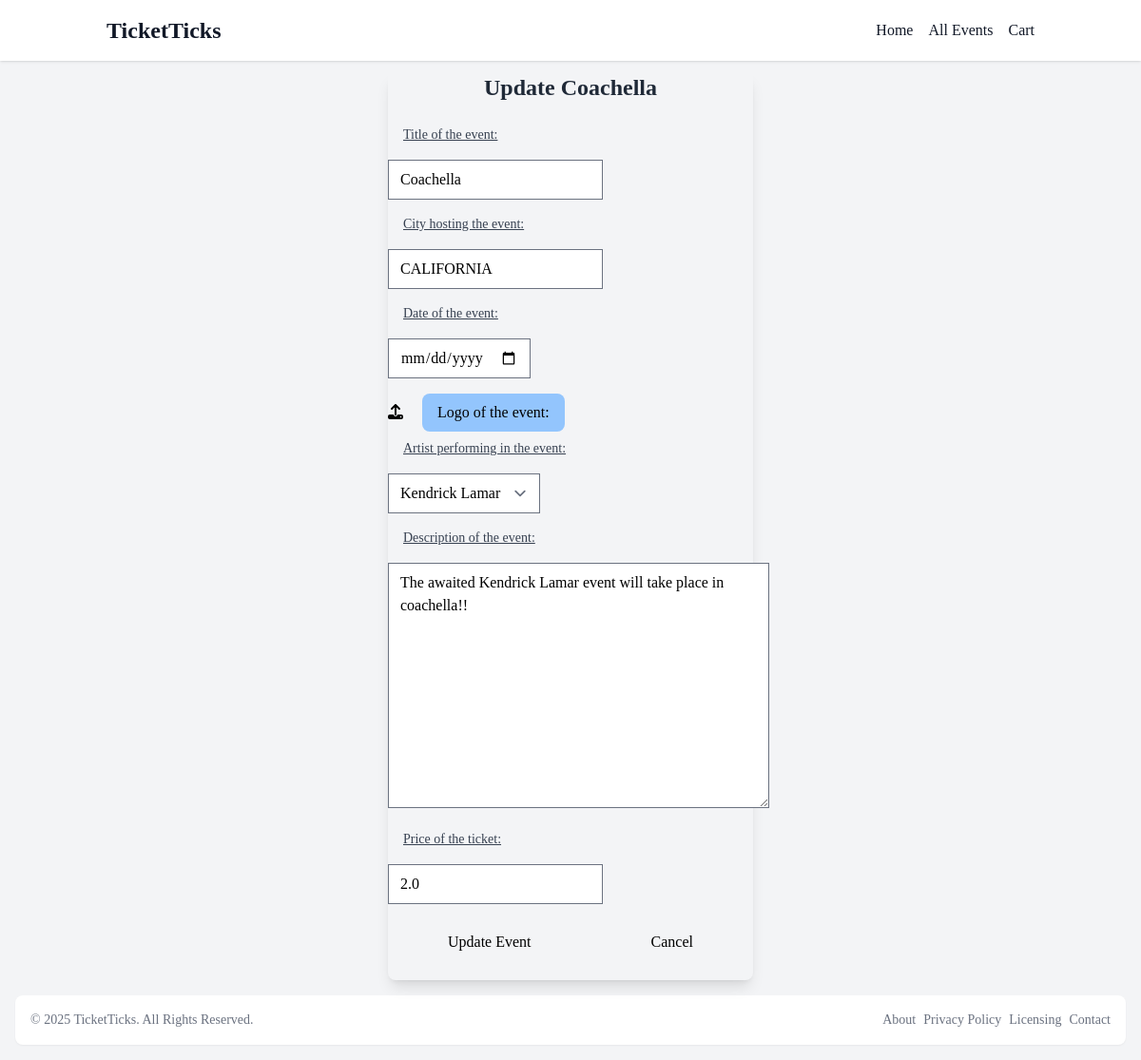
The page /detail/coachella/update/ on the database its author committed.
### events/models.py (models this page shows, shortened)
class Event(models.Model):
    title = models.CharField(max_length=150)
    city = models.CharField(max_length=150)
    date = models.DateField()
    logo = models.ImageField(upload_to='logos',blank=True,null=True)
    artist = models.ForeignKey(Artist, on_delete=models.CASCADE,null=True,related_name='events')
    slug = models.SlugField(unique=True,blank=True)
    description = models.TextField(max_length=250)
    ticket_price = models.FloatField()

### events/views.py (the view)
# urls.py: path('detail/<slug:slug>/update/',views.EventUpdateView.as_view(),name='update-event'),
class EventUpdateView(UpdateView):
    model = Event
    form_class = EventForm
    template_name = 'events/update_event.html'
    success_url = reverse_lazy('home')

### events/forms.py
class EventForm(forms.ModelForm):
    class Meta:
        model = Event
        fields = '__all__'
        exclude = ['slug']
        labels = {
            'title':'Title of the event',
            'city':'City hosting the event',
            'date':'Date of the event',
            'ticket_price':'Price of the ticket',
            'artist':'Artist performing in the event',
            'description':'Description of the event',
            'logo':'Logo of the event'
        }
        widgets = {
            'date': forms.DateInput(format='%d/%m/%Y', attrs={'type': 'date'}),
        }

### events/models.py (called while the page is built)
    def __str__(self):
        return self.name

### theme/templates/events/update_event.html (shortened to what this page needs)
{% extends "events/base.html" %} {% block title %}Create Event{% endblock%}
{%block content%}
<div class="flex items-center justify-center min-h-screen my-3">
	<form
		action=""
		method="POST"
		class="rounded-lg shadow-lg w-full sm:w-96"
		enctype="multipart/form-data"
	>
		<h2 class="text-2xl font-semibold text-center text-gray-800 mb-6">
			Update {{event.title}}
		</h2>
		{% for field in form %}
		<div class="mb-4">
			{% if field.name == 'logo' %}
			<i class="fa-solid fa-upload"></i>
			<label
				for="{{ field.id_for_label }}"
				class="inline-block bg-blue-300 px-4 py-2 rounded-lg cursor-pointer hover:bg-blue-700 focus:outline-none focus:ring-2 focus:ring-blue-500 mb-2 ml-4"
			>
				{{ field.label_tag}}
			</label>
			{% else %}
			<label
				for="{{ field.id_for_label }}"
				class="block text-sm font-medium text-gray-700 ml-4 underline"
				>{{ field.label_tag }}</label
			>
		</div>
		<div class="mb-4">{{ field }}</div>
		{% endif %} {% endfor %}
		<div class="flex justify-around">
			<button
				type="submit"
				class="p-3 rounded-lg hover:bg-blue-500 focus:outline-none focus:ring-2 focus:ring-blue-500"
			>
				Update Event
			</button>
			<a
				href="javascript:history.back()"
				class="p-3 rounded-lg hover:bg-red-400 focus:outline-none focus:ring-2"
			>
				Cancel
			</a>
		</div>
	</form>
</div>
{%endblock%}

### rows shown on the page
Event: title "Coachella", form "Coachella" "CALIFORNIA" "Kendrick Lamar" "The awaited Kendrick Lamar event will take place in coachella!!" "2.0"

### other values the page prints
{{ field.label_tag }} "Title of the event:" "City hosting the event:" "Date of the event:" "Artist performing in the event:" "Description of the event:" "Price of the ticket:"
{{ field.label_tag }} "Logo of the event:"
